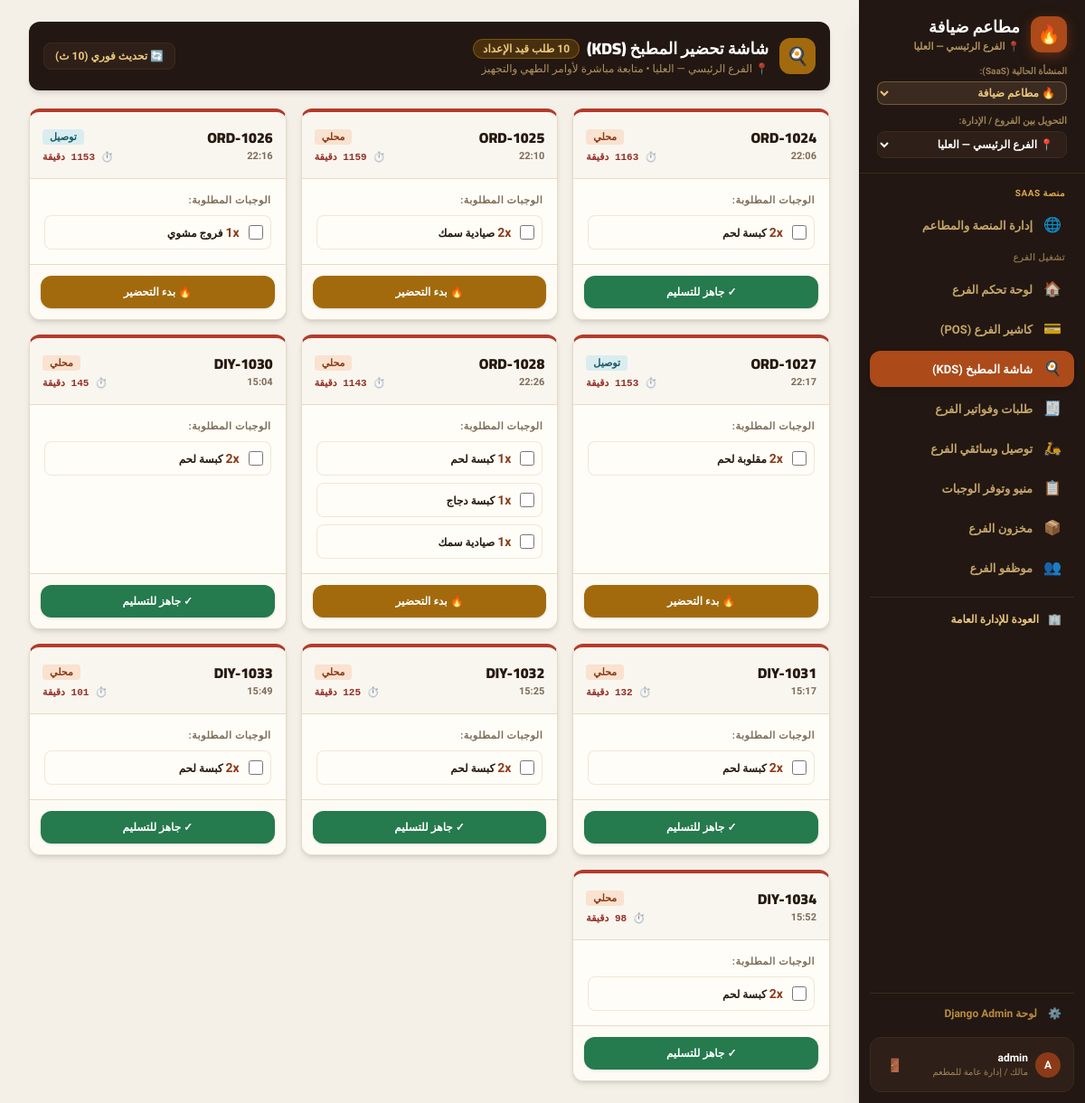
/kitchen/ (signed in), run on an earlier commit of the app's database.
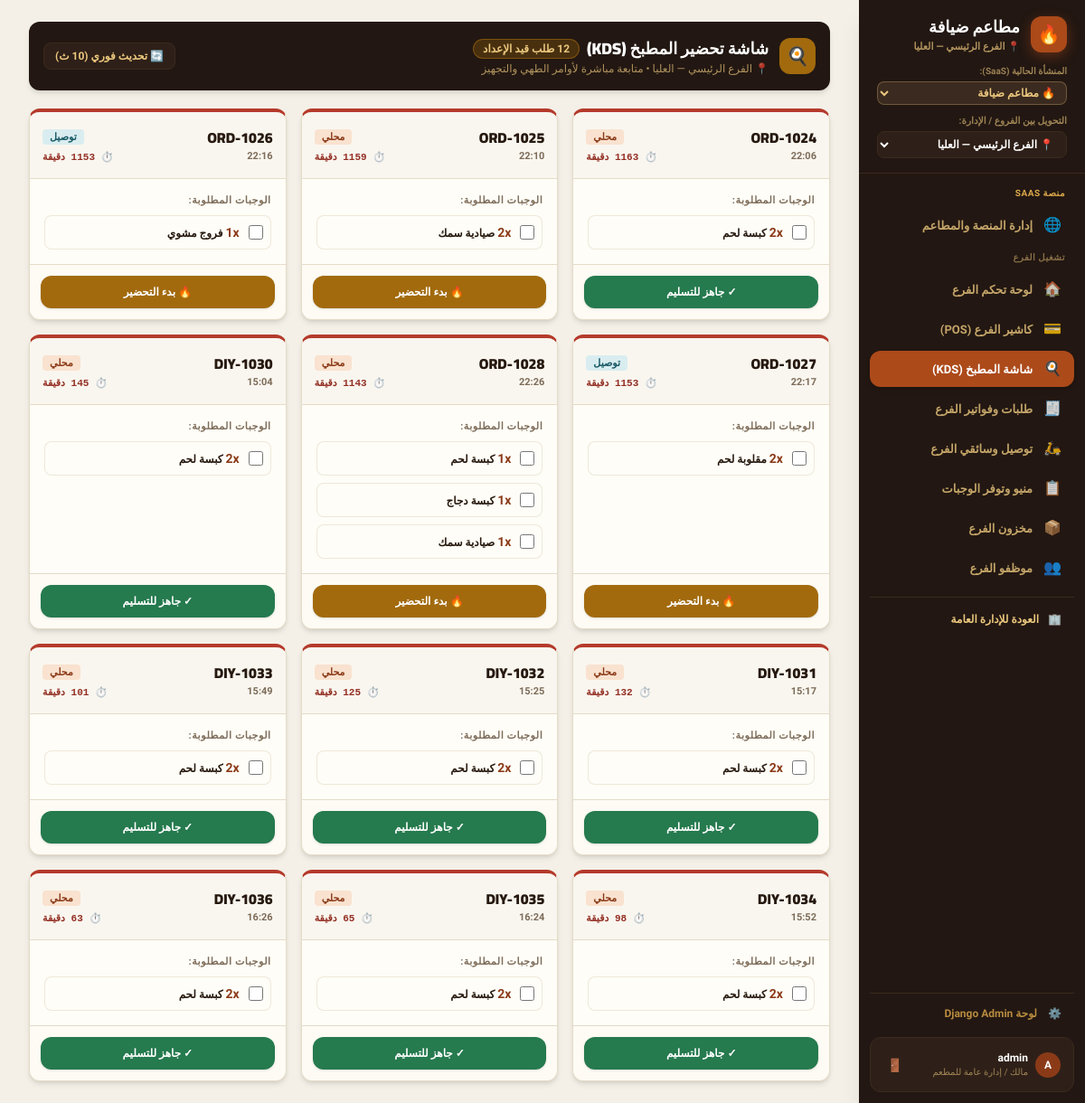
And on a later commit of the database.
### core/models.py (models this page shows, shortened)
class Order(models.Model):
    TYPE_CHOICES = [
        ("dine_in", "محلي"),
        ("takeaway", "سفري"),
        ("delivery", "توصيل"),
    ]
    CHANNEL_CHOICES = [
        ("cashier", "الكاشير"),
        ("call_center", "الكول سنتر"),
    ]
    STATUS_CHOICES = [
        ("new", "جديد"),
        ("preparing", "قيد التحضير"),
        ("ready", "جاهز للتسليم"),
        ("out_for_delivery", "في الطريق"),
        ("delivered", "تم التسليم"),
        ("cancelled", "ملغي"),
    ]
    PAY_CHOICES = [
        ("cash", "نقداً"),
        ("card", "بطاقة"),
        ("wallet", "محفظة رقمية"),
    ]
    tenant = models.ForeignKey(
        Tenant,
        on_delete=models.CASCADE,
        related_name="orders",
        null=True,
        blank=True,
        verbose_name="المستأجر / المنشأة",
    )
    order_number = models.CharField(max_length=50, unique=True, verbose_name="رقم الطلب")
    order_type = models.CharField(max_length=20, choices=TYPE_CHOICES, default="dine_in", verbose_name="نوع الطلب")
    channel = models.CharField(max_length=20, choices=CHANNEL_CHOICES, default="cashier", verbose_name="القناة")
    branch = models.ForeignKey(
        Branch,
        on_delete=models.SET_NULL,
        null=True,
        blank=True,
        related_name="orders",
        verbose_name="الفرع",
    )
    delivery_area = models.ForeignKey(
        "DeliveryArea",
        on_delete=models.SET_NULL,
        null=True,
        blank=True,
        related_name="orders",
        verbose_name="منطقة التوصيل / الكومبوند",
    )
    customer = models.ForeignKey(
        Customer,
        on_delete=models.SET_NULL,
        null=True,
        blank=True,
        related_name="orders",
        verbose_name="العميل",
    )
    customer_name = models.CharField(max_length=255, default="عميل نقدي", verbose_name="اسم العميل")
    customer_phone = models.CharField(max_length=50, default="", blank=True, verbose_name="هاتف العميل")
    address = models.CharField(max_length=255, default="", blank=True, verbose_name="عنوان التوصيل")
    status = models.CharField(max_length=30, choices=STATUS_CHOICES, default="new", verbose_name="الحالة")
    pay_method = models.CharField(max_length=20, choices=PAY_CHOICES, default="cash", verbose_name="طريقة الدفع")
    paid = models.BooleanField(default=True, verbose_name="تم الدفع")
    subtotal = models.DecimalField(max_digits=10, decimal_places=2, default=0.00, verbose_name="المجموع الفرعي")
    delivery_fee = models.DecimalField(max_digits=8, decimal_places=2, default=0.00, verbose_name="رسوم التوصيل")
    discount = models.DecimalField(max_digits=8, decimal_places=2, default=0.00, verbose_name="الخصم")
    total = models.DecimalField(max_digits=10, decimal_places=2, default=0.00, verbose_name="الإجمالي")
    cashier = models.CharField(max_length=255, default="", blank=True, verbose_name="الكاشير")
    driver = models.ForeignKey(
        Employee,
        on_delete=models.SET_NULL,
        null=True,
        blank=True,
        related_name="assigned_orders",
        verbose_name="السائق",
    )
    notes = models.TextField(default="", blank=True, verbose_name="ملاحظات")
    created_at = models.DateTimeField(default=timezone.now, verbose_name="تاريخ ووقت الطلب")
    class Meta:
        verbose_name = "طلب"
        verbose_name_plural = "الطلبات"
        ordering = ["-created_at", "-id"]

class OrderItem(models.Model):
    order = models.ForeignKey(
        Order,
        on_delete=models.CASCADE,
        related_name="items",
        verbose_name="الطلب",
    )
    menu_item = models.ForeignKey(
        MenuItem,
        on_delete=models.SET_NULL,
        null=True,
        blank=True,
        verbose_name="صنف المنيو",
    )
    name = models.CharField(max_length=255, verbose_name="اسم الصنف")
    price = models.DecimalField(max_digits=8, decimal_places=2, default=0.00, verbose_name="سعر الوحدة")
    qty = models.PositiveIntegerField(default=1, verbose_name="الكمية")
    class Meta:
        verbose_name = "عنصر طلب"
        verbose_name_plural = "عناصر الطلبات"

### core/views.py (the view)
# urls.py: path("kitchen/", views.kitchen_view, name="kitchen"),
@login_required
@ensure_csrf_cookie
def kitchen_view(request):
    if not user_has_perm(request.user, "kds_access"):
        return HttpResponseForbidden("غير مصرح لك بالوصول إلى شاشة المطبخ (KDS)")
    tenant = get_active_tenant(request)
    branch = get_active_branch(request)
    now = timezone.now()
    orders_qs = Order.objects.filter(tenant=tenant, status__in=["new", "preparing"]).prefetch_related("items").order_by("created_at")
    if branch:
        orders_qs = orders_qs.filter(branch=branch)
    kitchen_orders = []
    for o in orders_qs:
        elapsed = int((now - o.created_at).total_seconds() / 60)
        kitchen_orders.append({
            "order": o,
            "elapsed_minutes": elapsed,
            "items": o.items.all(),
        })
    context = {
        "tenant": tenant,
        "branch": branch,
        "kitchen_orders": kitchen_orders,
        "total_pending": len(kitchen_orders),
    }
    return render(request, "kitchen.html", context)

### core/views.py (called while the page is built, shortened)
def get_active_tenant(request):
    if hasattr(request, "tenant") and request.tenant:
        return request.tenant

def get_active_branch(request):
    tenant = get_active_tenant(request)
    profile = getattr(request.user, "profile", None)
    is_owner = request.user.is_superuser or (profile and (profile.role in ["owner", "platform_admin"] or profile.is_platform_admin))
    if not is_owner and profile and profile.branch:
        return profile.branch
    active_id = request.session.get("active_branch_id")
    if active_id:
        qs = Branch.objects.filter(id=active_id)
        if tenant:
            qs = qs.filter(tenant=tenant)
        return qs.first()
    return None

def user_has_perm(user, perm_key):
    if not user or not user.is_authenticated:
        return False
    if user.is_superuser:
        return True

### templates/kitchen.html (shortened to what the changed rows need)
{% extends "base.html" %}
{% block content %}
<div>
    <div class="mb-5 flex flex-col sm:flex-row sm:items-center sm:justify-between gap-3 bg-night p-4 rounded-xl text-white shadow-md">
        <div class="flex items-center gap-3">
            <div>
                <div class="flex items-center gap-2">
                    <h1 class="text-lg font-black font-display text-white">شاشة تحضير المطبخ (KDS)</h1>
                </div>
            </div>
        </div>
    </div>
    <div class="grid grid-cols-1 md:grid-cols-2 lg:grid-cols-3 xl:grid-cols-4 gap-4">
        {% for item in kitchen_orders %}
        <div class="card overflow-hidden shadow-md border-line flex flex-col justify-between {% if item.elapsed_minutes > 15 %}border-t-4 border-t-bad-600{% elif item.elapsed_minutes > 8 %}border-t-4 border-t-warn-600{% else %}border-t-4 border-t-good-600{% endif %}">
            <div class="p-3.5 bg-paper/50 border-b border-line flex items-center justify-between">
                <div>
                    <span class="text-base font-black font-display text-ink">{{ item.order.order_number }}</span>
                    <span class="block text-[11px] font-bold text-soft">{{ item.order.created_at|time:"H:i" }}</span>
                </div>
                <div class="text-left">
                    <span class="rounded px-2 py-0.5 text-[11px] font-black
                        {% if item.order.order_type == 'dine_in' %}bg-brand-100 text-brand-700
                        {% elif item.order.order_type == 'takeaway' %}bg-paper border border-line text-ink
                        {% else %}bg-info-100 text-info-700{% endif %}">
                        {{ item.order.get_order_type_display }}
                    </span>
                    <p class="text-[11px] font-bold font-mono mt-1 {% if item.elapsed_minutes > 15 %}text-bad-700 font-black animate-pulse{% elif item.elapsed_minutes > 8 %}text-warn-700{% else %}text-good-700{% endif %}">
                        ⏱️ {{ item.elapsed_minutes }} دقيقة
                    </p>
                </div>
            </div>
            <div class="p-4 flex-1 space-y-2">
                <p class="text-[11px] font-black text-soft uppercase tracking-wider mb-1">الوجبات المطلوبة:</p>
                {% for oi in item.items %}
                <label class="flex items-center gap-2.5 p-2 rounded-lg bg-card border border-line/60 hover:bg-paper/30 transition cursor-pointer">
                    <input type="checkbox" class="w-4 h-4 rounded border-line text-brand-600 focus:ring-brand-500">
                    <span class="text-xs font-black text-ink flex-1 leading-snug">
                        <span class="text-brand-700 text-sm font-black">{{ oi.qty }}x</span> {{ oi.name }}
                    </span>
                </label>
                {% endfor %}
            </div>
            <div class="p-3 bg-paper/20 border-t border-line">
                {% if item.order.status == 'new' %}
                <button
                    onclick="updateKitchenOrder({{ item.order.id }}, 'preparing')"
                    class="w-full rounded-xl bg-warn-600 py-2.5 text-xs font-black text-white hover:bg-warn-700 transition shadow"
                >
                    🔥 بدء التحضير
                </button>
                {% elif item.order.status == 'preparing' %}
                <button
                    onclick="updateKitchenOrder({{ item.order.id }}, 'ready')"
                    class="w-full rounded-xl bg-good-600 py-2.5 text-xs font-black text-white hover:bg-good-700 transition shadow"
                >
                    ✓ جاهز للتسليم
                </button>
                {% endif %}
            </div>
        </div>
        {% empty %}
        <div class="col-span-full py-16 text-center card p-8">
            <span class="text-4xl mb-2 block">🍳</span>
            <h3 class="text-base font-black font-display text-ink">المطبخ هادئ الآن</h3>
            <p class="text-xs text-soft mt-1">لا توجد طلبات جديدة بانتظار الطهي أو التحضير.</p>
        </div>
        {% endfor %}
    </div>
</div>
{% endblock %}

What changed in the data, as far as the page shows it:
added Order: order.order_number "DIY-1035", order.created_at "16:24", order.order_type "محلي", elapsed_minutes "65"
added OrderItem: qty "2", name "كبسة لحم", shown under "DIY-1035"
added Order: order.order_number "DIY-1036", order.created_at "16:26", order.order_type "محلي", elapsed_minutes "63"
added OrderItem: qty "2", name "كبسة لحم", shown under "DIY-1036"
